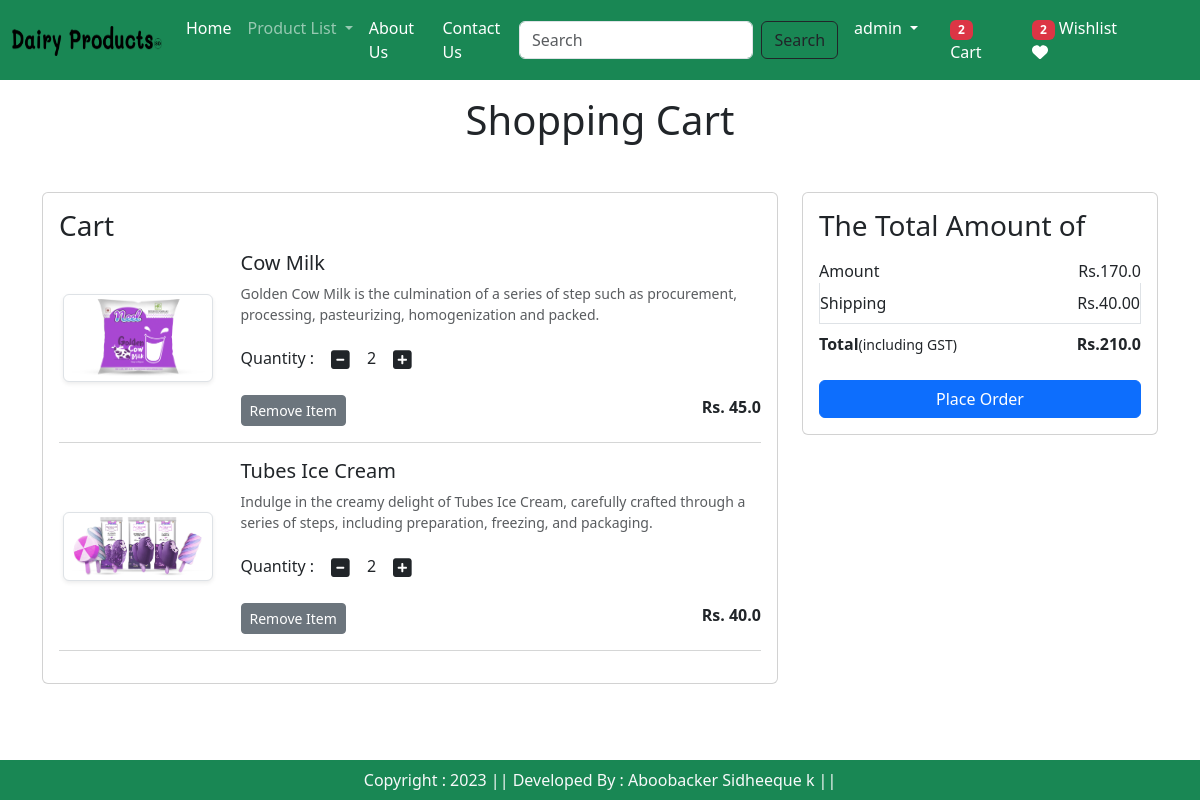
The app's page /cart/ (signed in) with its own data.
### app/models.py (models this page shows, shortened)
class Cart(models.Model):
    user = models.ForeignKey(User,on_delete=models.CASCADE)
    product = models.ForeignKey(Product,on_delete=models.CASCADE)
    quantity = models.PositiveBigIntegerField(default=1)

class Product(models.Model):
    title = models.CharField(max_length=100)
    selling_price= models.FloatField()
    discounted_price = models.FloatField()
    description = models.TextField()
    composition = models.TextField(default ='')
    prodapp = models.TextField(default='')
    category = models.CharField(choices = CATEGORY_CHOICES, max_length=2)
    manufactor_date=models.CharField(max_length=100,default='')
    useby_date=models.CharField(max_length=100,default='')
    product_image= models.ImageField(upload_to='product')

### app/views.py (the view)
# urls.py: path('cart/',views.show_cart,name='showcart'),
@login_required
def show_cart(request):
    user = request.user
    cart = Cart.objects.filter(user=user)  # pylint: disable=E1101
    amount =0
    for p in cart:
        value = p.quantity * p.product.discounted_price
        amount = amount + value
        totalamount = amount + 40    #shipping charge hardcore to 40 change on location basis
    totalitem =0
    wishitem = 0
    if request.user.is_authenticated:
        totalitem = len(Cart.objects.filter(user=request.user)) # pylint: disable=E1101
        wishitem = len(Wishlist.objects.filter(user=request.user)) # pylint: disable=E1101
    context={
        'cart': cart,
        'value':value,
        'amount':amount,
        'totalamount':totalamount,
        'totalitem':totalitem,
        'wishitem':wishitem,
    }
    return render(request,'addtocart.html',context)

### templates/addtocart.html (shortened to what this page needs)
{% extends 'base.html' %}
{% load static %}
{% block main %}
    <div class="container my-5">
        <div class="row">
            {% if  cart %}
            <h1 class="text-center mb-5">Shopping Cart</h1>
            <div class="col-sm-8">
                <div class="card">
                    <div class="card-body">
                        <h3>Cart</h3>
                        {% for item in cart %}
                        <div class="row">
                            <div class="col-sm-3 text-center align-self-center">
                                <img src="{{item.product.product_image.url}}" alt="" class="img-fluid img-thumbnail shadow-sm" height="150" width="150" >
                            </div>
                            <div class="col-sm-9">
                                <div>
                                    <h5>{{item.product.title}}</h5>
                                    <p class="mb-2 text-muted small">{{item.product.description}}</p>
                                    <div class="my-3">
                                        <label for="quantity">Quantity : </label>
                                        <a  class="minus-cart btn" pid={{item.product.id}}> <i class="fas fa-minus-square fa-lg"></i></a>
                                            <span id="quantity">{{item.quantity}}</span>
                                        <a  class="plus-cart btn" pid={{item.product.id}}> <i class="fas fa-plus-square fa-lg"></i></a>
                                    </div>
                                    <div class="d-flex justify-content-between">
                                        <a href="#" class="remove-cart btn btn-sm btn-secondary mr-3" pid={{item.product.id}} >Remove Item</a>
                                        <p class="mb-0"> <span><strong>Rs. {{item.product.discounted_price}} </strong></span>  </p>
                                    </div>
                                </div>
                            </div>
                        </div>
                        <hr class="text-muted">
                        {% endfor %}
                    </div>
                </div>
            </div>
            <div class="col-sm-4">
                <div class="card">
                    <div class="card-body">
                        <h3>The Total Amount of </h3>
                        <ul class="list-group">
                            <li class="list-group-item d-flex justify-content-between align-items-center border-0 px-0 pb-0">
                                Amount <span id="amount">Rs.{{amount}}</span>
                            </li>
                            <li class="list-group-item d-flex justify-content-between align-items-center px-0">Shipping <span>Rs.40.00</span></li>
                            <li class="list-group-item d-flex justify-content-between align-items-center border-0 px-0 mb-3">
                                <div>
                                    <strong>Total</strong><small>(including GST)</small>
                                </div>
                                <span id="totalamount"><strong>Rs.{{totalamount}}</strong></span>
                            </li>
                        </ul>
                        <div class="d-grid"><a href="{% url 'checkout' %}"  class="btn btn-primary"> Place Order</a> </div>
                    </div>
                </div>
            </div>
            {% else %}
            <h1 class="text-center mb-5">Cart is Empty</h1>
            {% endif %}
        </div>
    </div>
{% endblock main %}

### templates/base.html (shortened to what this page needs)
{% load static %}
<!DOCTYPE html>
<html>
  <head>
    <link rel="stylesheet" href="{% static '/css/owl.carousel.min.css' %}" />
    <link rel="stylesheet" href="{% static '/css/all.min.css' %}" />
    <link rel="stylesheet" href="{% static '/css/style.css' %}" />
    <link
      href="https://cdn.jsdelivr.net/npm/bootstrap@5.3.2/dist/css/bootstrap.min.css"
      rel="stylesheet"
    />
    <link rel="stylesheet" href="" />
  </head>
  <body style="min-height: 100vh; display: flex; flex-direction: column;">
    <br><br>
    <nav class="navbar navbar-expand-lg navbar-dark bg-success  pe-5 fixed-top" >
      <div class="container-fluid">
        <a class="navbar-brand" href="#">
          <img src="{% static 'images/banner/dp.png' %}"  width="150" height="30"/>
        </a>
        <div class="collapse navbar-collapse" id="navbarSupportedContent">
          <ul class="navbar-nav me-auto mb-2 mb-lg-0">
            {% if request.user.is_authenticated %}
            <li class="nav-item">
              <a class="nav-link active" aria-current="page" href="/">Home</a>
            </li>
            <li class="nav-item dropdown">
              <a class="nav-link dropdown-toggle" href="#" role="button" data-bs-toggle="dropdown" aria-expanded="false">
                Product List
              </a>
            </li>
            <li class="nav-item">
              <a class="nav-link text-white" href="{% url 'about' %}">About Us</a>
            </li>
            <li class="nav-item">
              <a class="nav-link text-white" href="{% url 'contact' %}">Contact Us</a>
            </li>
          </ul>
          <form class="d-flex" role="search" action="/search">
            <input class="form-control me-2" type="search" placeholder="Search"  name="search"  aria-label="Search">
            <button class="btn btn-outline-dark " type="submit">Search</button>
          </form>
          <ul class="navbar-nav me-auto mb-2 mb-lg-0">
            <li class="nav-item dropdown mx-2">
              <a class="nav-link dropdown-toggle text-white" href="#" id="profileDropdown" role="button" data-bs-toggle="dropdown" aria-expanded="false" >
                {{request.user}}
              </a>
            </li>
            <li class="nav-item mx-2">
                <a href="{% url 'showcart' %}" class="nav-link text-white"><span class="badge bg-danger">  {% if totalitem and totalitem > 0 %} {{totalitem}} {% endif %}</span> Cart</a>
              </li>
            <li class="nav-item mx-2">
                <a href="{% url 'showwishlist' %}" class="nav-link text-white"><span class="badge bg-danger">  {% if wishitem and wishitem > 0 %} {{wishitem}} {% endif %}</span> Wishlist <i class="fa fa-heart "></i>  </a>
            </li>
            {% endif %}
          </ul>
        </div>
      </div>
    </nav>
{% block main %}{% endblock main %}
    <br><br><br>
    <footer class="container-fluid bg-success text-center  p-2 mt-5 text-light  fixed-bottom  ">
      Copyright : 2023   ||   Developed By : Aboobacker Sidheeque k ||
    </footer>
    </body>
</html>

### records on screen
Cart: product.product_image (picture), product "Cow Milk", product.description "Golden Cow Milk is the culmination of a series of step such as procurement, processing, pasteurizing, homogenization and packed.", quantity "2", product.discounted_price "45.0"
Cart: product.product_image (picture), product "Tubes Ice Cream", product.description "Indulge in the creamy delight of Tubes Ice Cream, carefully crafted through a series of steps, including preparation, freezing, and packaging.", quantity "2", product.discounted_price "40.0"

### other values on screen
{{ request.user }} "admin"
{{ totalitem }} "2"
{{ wishitem }} "2"
{{ amount }} "170.0"
{{ totalamount }} "210.0"
